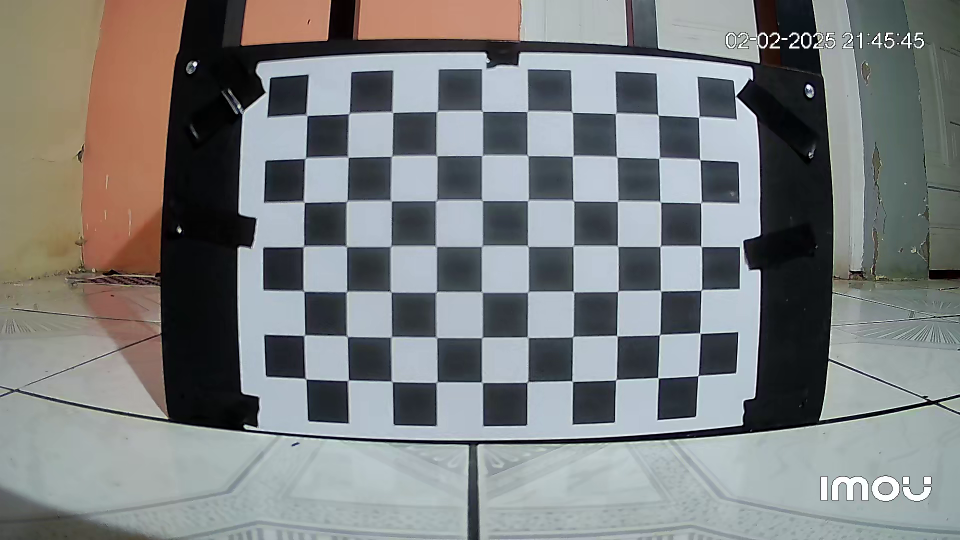
#> input picture Python/Calibracion3.0/image1.png, 1920 x 1080 px (shown at 1/2 size); its folder holds only this picture in this run
$ python Camara_Calibracion.py
#> lines starting #> are read from the running program, lines starting #| are printed output that depends on the picture; after the words box and inside, x2 and y2 are one past the last pixel; in counts of white or black regions, pixels touching at a corner belong together
import numpy as np
import cv2 as cv
import glob
import pickle
import os

################ FIND CHESSBOARD CORNERS - OBJECT POINTS AND IMAGE POINTS #############################
chessboardSize = (10,7)
frameSize = (640,480)

# termination criteria
criteria = (cv.TERM_CRITERIA_EPS + cv.TERM_CRITERIA_MAX_ITER, 30, 0.001)

# prepare object points, like (0,0,0), (1,0,0), (2,0,0) ....,(6,5,0)
objp = np.zeros((chessboardSize[0] * chessboardSize[1], 3), np.float32)
objp[:,:2] = np.mgrid[0:chessboardSize[0],0:chessboardSize[1]].T.reshape(-1,2)

size_of_chessboard_squares_mm = 24
objp = objp * size_of_chessboard_squares_mm

# Arrays to store object points and image points from all the images.
objpoints = [] # 3d point in real world space
imgpoints = [] # 2d points in image plane.

images = glob.glob('Calibracion3.0/*.png')

for image in images:

    img = cv.imread(image)
#> img is the input picture: shape (1080, 1920, 3); mean B, G, R 126.8, 126.8, 124.2
    gray = cv.cvtColor(img, cv.COLOR_BGR2GRAY)
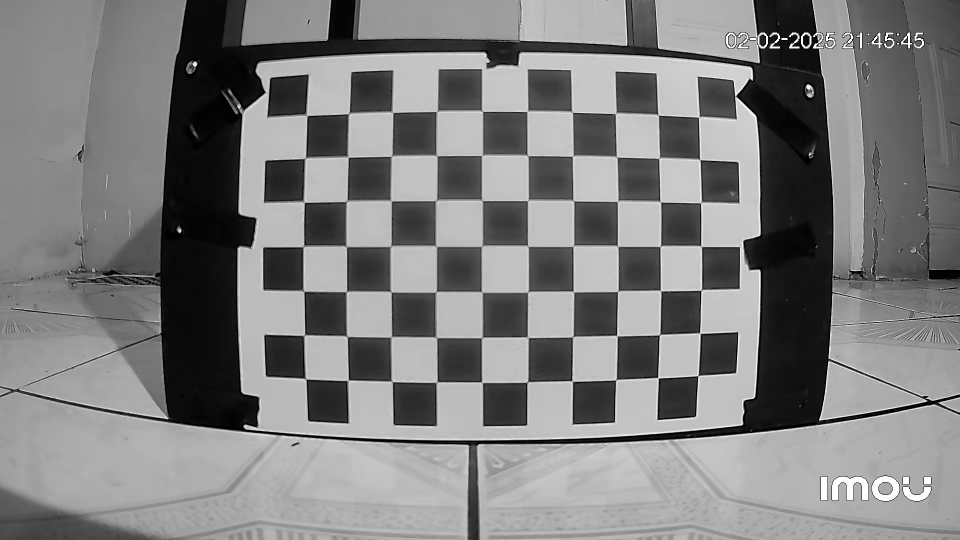
#> gray: shape (1080, 1920) (shown at 1/2 size); min 0, max 255, mean 126

    # Encontrar las esquinas del tablero de ajedrez
    ret, corners = cv.findChessboardCorners(gray, chessboardSize, None)
#> ret = True; corners = 70 rows, first 8: [614.4, 232.2], [698.5, 228.7], [786.4, 225.7], [874.3, 224.7], [965.4, 223.5], [1055, 223.9], [1144.5, 225.6], [1231.2, 228.7]

    # Si encontrados, añade puntos de objeto, puntos de imagen (después de refinarlos).
    if ret == True:

        objpoints.append(objp)
        corners2 = cv.cornerSubPix(gray, corners, (11,11), (-1,-1), criteria)
#> corners2 = 70 rows, first 8: [614, 231.1], [698.7, 227.5], [785.6, 225.2], [873.8, 223.6], [964.8, 222.9], [1054.7, 223.4], [1144.4, 224.6], [1231.3, 227.5]
        imgpoints.append(corners)

        # Dibuja y muestra las esquinas.
        cv.drawChessboardCorners(img, chessboardSize, corners2, ret)
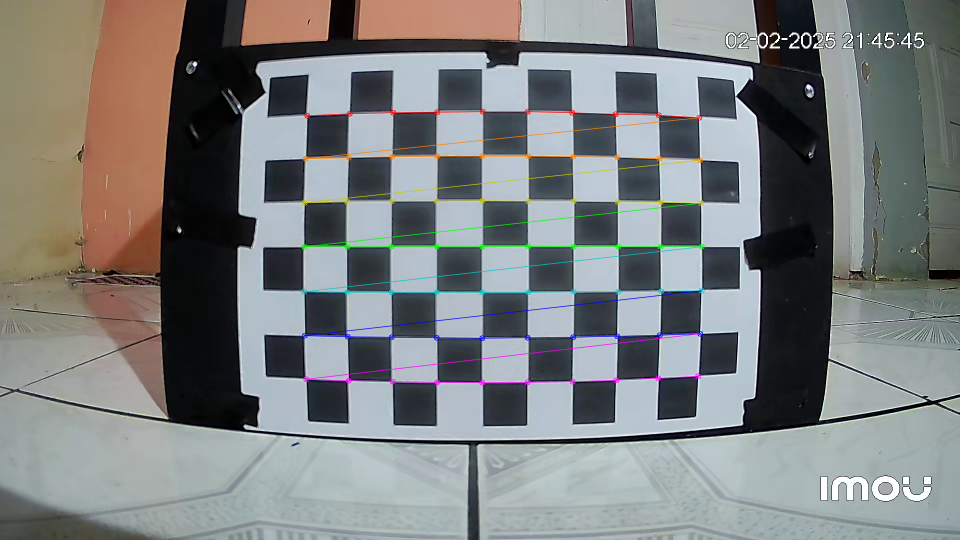
#> img: shape (1080, 1920, 3) (shown at 1/2 size); 1.76% of pixels changed, all inside (x1, y1, x2, y2) = (602, 217, 1410, 772)
        cv.imshow('img', img)
        cv.waitKey(500)

cv.destroyAllWindows()

############## CALIBRACION #######################################################

ret, cameraMatrix, dist, rvecs, tvecs = cv.calibrateCamera(objpoints, imgpoints, frameSize, None, None)
#> ret = 0.568; cameraMatrix = [[327.2, 0, 368.4], [0, 387.2, 511.4], [0, 0, 1]]; dist = [[-0.0436, 0.000625, -0.000905, 0.0666, -7.49e-05]]; rvecs = ([-0.00168, -0.00564, 0.00135],); tvecs = ([73.17, -76.71, 111.5],)

#Guarda el resultado de la calibración de la cámara para uso posterior (no nos preocuparemos por rvecs / tvecs).
path = "Calibracion"
name = "calibration.pkl"
name2 = "cameraMatrix.pkl"
name3 = "dist.pkl"

# Crear rutas de archivo separadas
ruta1 = os.path.join(path, name)
ruta2 = os.path.join(path, name2)
ruta3 = os.path.join(path, name3)

# Asegurarse de que el directorio exista
os.makedirs(path, exist_ok=True)

# Guardar los datos de calibración
pickle.dump((cameraMatrix, dist), open(ruta1, "wb"))

# Guardar la matriz de la cámara
pickle.dump(cameraMatrix, open(ruta2, "wb"))

# Guardar los coeficientes de distorsión
pickle.dump(dist, open(ruta3, "wb"))

# Función para cargar y mostrar los datos de un archivo pickle
def load_and_print_pickle(ruta):
    with open(ruta, 'rb') as file:
        data = pickle.load(file)
    print(f"Datos de {ruta}:")
    print(data)
    print()  # Línea en blanco para separar las salidas

# Cargar y mostrar los datos de cada archivo
#load_and_print_pickle(ruta1)
load_and_print_pickle(ruta2)
load_and_print_pickle(ruta3)

############## UNDISTORTION #####################################################

img = cv.imread('Calibracion/cali5.png')
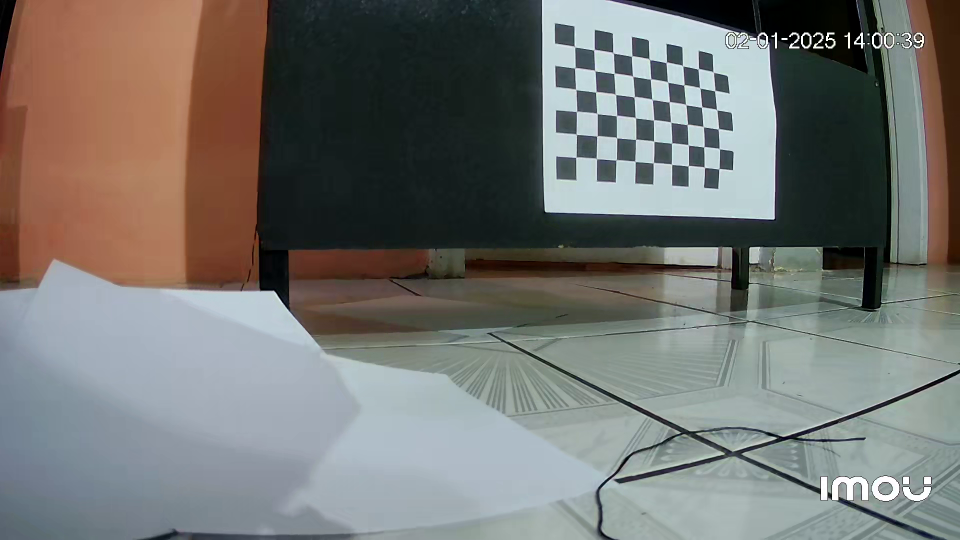
#> input picture Python/Calibracion/cali5.png, 1920 x 1080 px, found by its file name (shown at 1/2 size)
#> img is the input picture: shape (1080, 1920, 3); mean B, G, R 112.4, 115.9, 115.7

if img is None:
    print("❌ ERROR: No se pudo abrir la imagen. Verifica la ruta y que el archivo existe.")
    exit()


h,  w = img.shape[:2]
#> h = 1080; w = 1920
newCameraMatrix, roi = cv.getOptimalNewCameraMatrix(cameraMatrix, dist, (w,h), 1, (w,h))
#> newCameraMatrix = [[184.6, 0, 1044.4], [0, 241.1, 503.7], [0, 0, 1]]; roi = (837, 198, 1082, 655)


# Undistort
dst = cv.undistort(img, cameraMatrix, dist, None, newCameraMatrix)
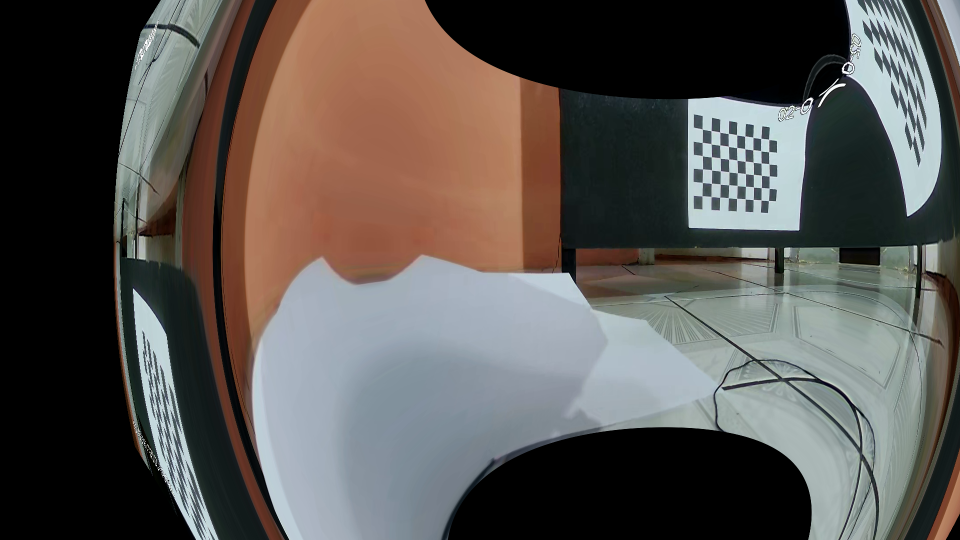
#> dst: shape (1080, 1920, 3) (shown at 1/2 size); mean B, G, R 80.8, 84.6, 89

# crop the image
x, y, w, h = roi
#> x = 837; y = 198; w = 1082; h = 655
dst = dst[y:y+h, x:x+w]
#> dst: shape (655, 1082, 3)
name4='caliResult1.png'
ruta4 = os.path.join(path, name4)
cv.imwrite(ruta4, dst)


# Undistort with Remapping
mapx, mapy = cv.initUndistortRectifyMap(cameraMatrix, dist, None, newCameraMatrix, (w,h), 5)
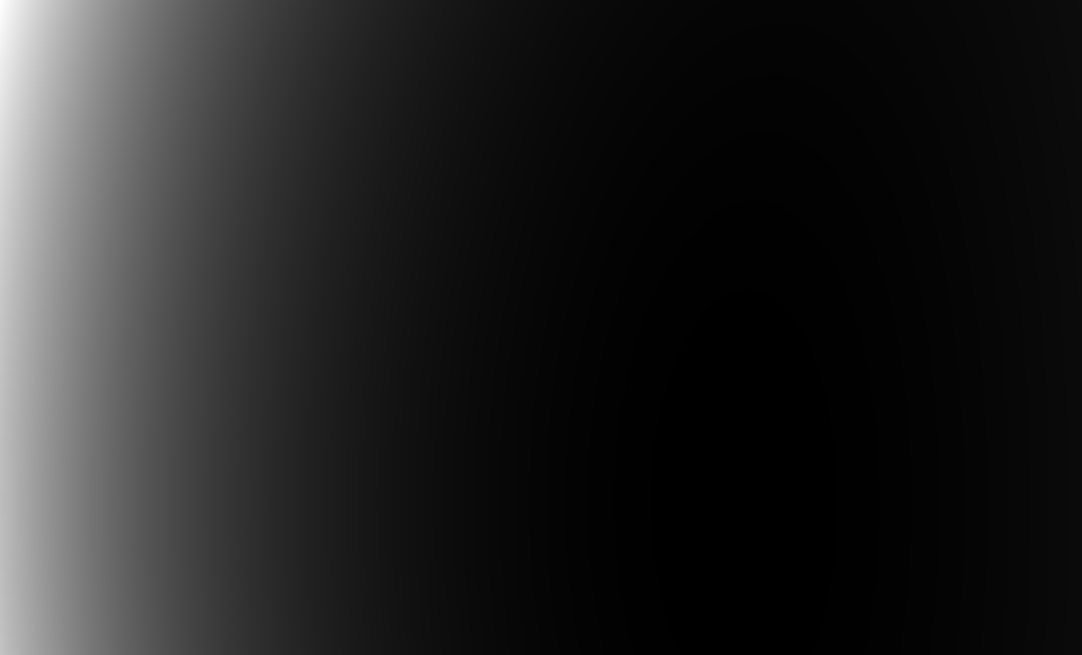
#> mapx: shape (655, 1082) float32; min 68.85, max 8781.4, mean 1270.2; drawn with min black and max white
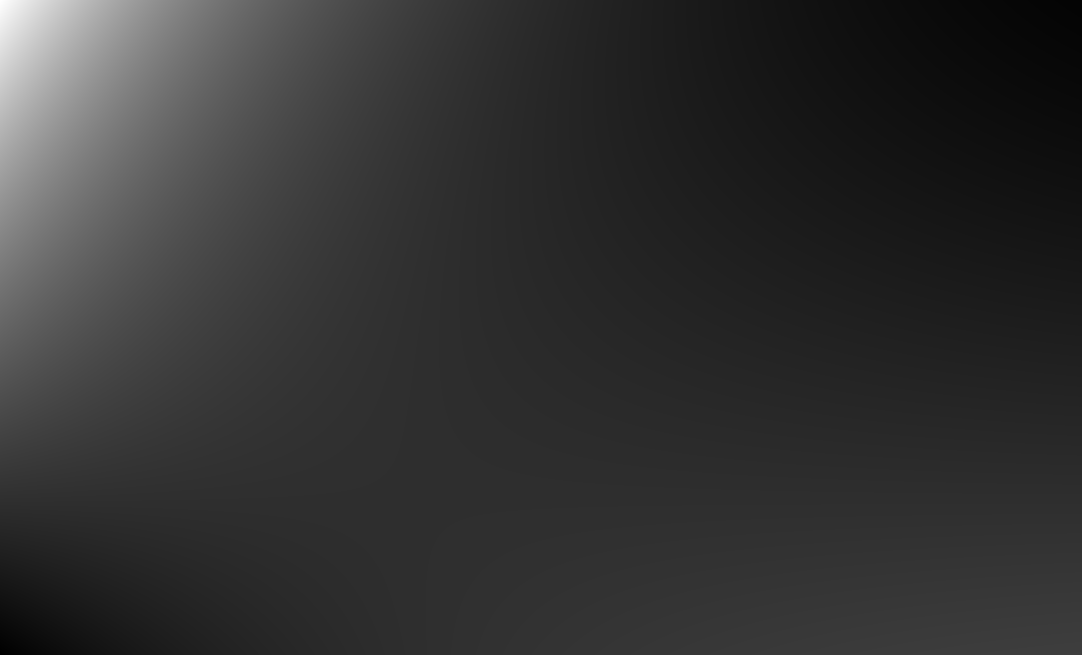
#> mapy: shape (655, 1082) float32; min -238.3, max 3827.9, mean 569.7; drawn with min black and max white

# Verificar si mapx y mapy son válidos
if mapx is None or mapy is None:
    print("❌ ERROR: Los mapas de remapeo (mapx, mapy) son inválidos.")
    exit()

# Verificar si los mapas tienen dimensiones correctas
print(f"mapx shape: {mapx.shape}, mapy shape: {mapy.shape}")
#| mapx shape: (655, 1082), mapy shape: (655, 1082)

dst = cv.remap(img, mapx, mapy, cv.INTER_LINEAR)
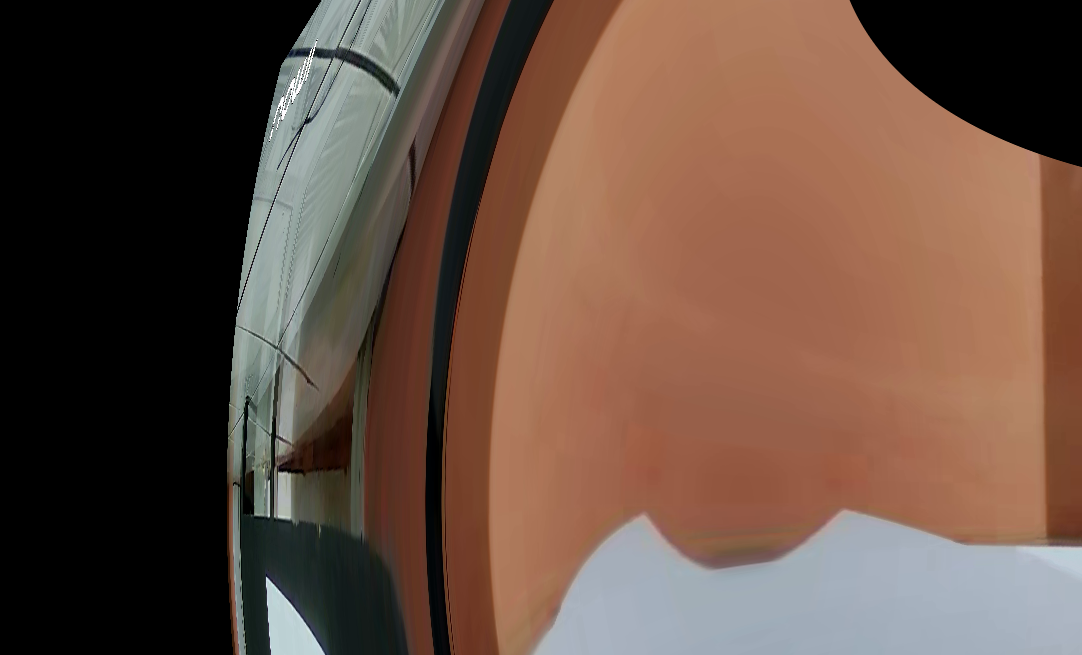
#> dst: shape (655, 1082, 3); mean B, G, R 66, 78.5, 102.7

# Verificar si dst está vacío
if dst is None or dst.size == 0:
    print("❌ ERROR: cv.remap() devolvió una imagen vacía. Verifica los mapas y la imagen de entrada.")
    exit()

# Verificar el tamaño de la imagen resultante
print(f"dst shape: {dst.shape}")
#| dst shape: (655, 1082, 3)

# crop the image
x, y, w, h = roi

print(f"ROI: (x={x}, y={y}, w={w}, h={h})")
#| ROI: (x=837, y=198, w=1082, h=655)

# Verificar si el recorte está dentro de los límites de la imagen
if x < 0 or y < 0 or x + w > dst.shape[1] or y + h > dst.shape[0]:
    print("❌ ERROR: El ROI está fuera de los límites de la imagen.")
    exit()
#> (the program exits here)
